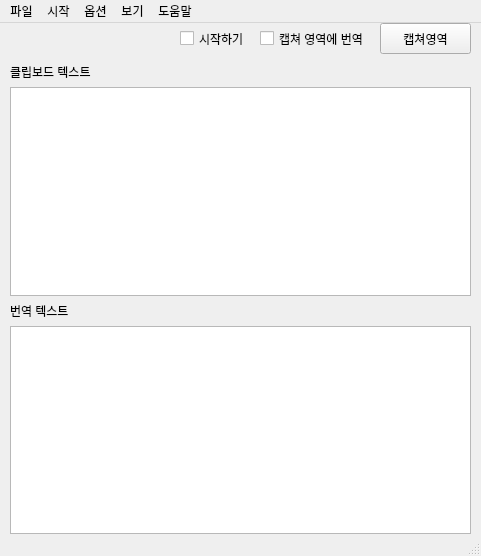
<?xml version="1.0" encoding="UTF-8"?>
<ui version="4.0">
 <class>MainWindow</class>
 <widget class="QMainWindow" name="MainWindow">
  <property name="geometry">
   <rect>
    <x>0</x>
    <y>0</y>
    <width>481</width>
    <height>556</height>
   </rect>
  </property>
  <property name="windowTitle">
   <string>화면캡쳐_ver1.0.0</string>
  </property>
  <widget class="QWidget" name="centralwidget">
   <widget class="QPushButton" name="pushButton_capture">
    <property name="geometry">
     <rect>
      <x>380</x>
      <y>0</y>
      <width>91</width>
      <height>31</height>
     </rect>
    </property>
    <property name="text">
     <string>캡쳐영역</string>
    </property>
   </widget>
   <widget class="QCheckBox" name="checkBox_capture">
    <property name="geometry">
     <rect>
      <x>260</x>
      <y>0</y>
      <width>116</width>
      <height>31</height>
     </rect>
    </property>
    <property name="text">
     <string>캡쳐 영역에 번역</string>
    </property>
   </widget>
   <widget class="QCheckBox" name="checkBox_start">
    <property name="geometry">
     <rect>
      <x>180</x>
      <y>0</y>
      <width>76</width>
      <height>31</height>
     </rect>
    </property>
    <property name="text">
     <string>시작하기</string>
    </property>
   </widget>
   <widget class="QWidget" name="layoutWidget">
    <property name="geometry">
     <rect>
      <x>10</x>
      <y>40</y>
      <width>461</width>
      <height>471</height>
     </rect>
    </property>
    <layout class="QVBoxLayout" name="verticalLayout">
     <item>
      <widget class="QLabel" name="label">
       <property name="text">
        <string>클립보드 텍스트</string>
       </property>
      </widget>
     </item>
     <item>
      <widget class="QTextEdit" name="textEdit_clip"/>
     </item>
     <item>
      <widget class="QLabel" name="label_2">
       <property name="text">
        <string>번역 텍스트</string>
       </property>
      </widget>
     </item>
     <item>
      <widget class="QTextEdit" name="textEdit_trans"/>
     </item>
    </layout>
   </widget>
  </widget>
  <widget class="QMenuBar" name="menubar">
   <property name="geometry">
    <rect>
     <x>0</x>
     <y>0</y>
     <width>481</width>
     <height>22</height>
    </rect>
   </property>
   <widget class="QMenu" name="menu_option">
    <property name="title">
     <string>옵션</string>
    </property>
    <addaction name="actioTrans"/>
   </widget>
   <widget class="QMenu" name="menu_view">
    <property name="title">
     <string>보기</string>
    </property>
   </widget>
   <widget class="QMenu" name="menu_help">
    <property name="title">
     <string>도움말</string>
    </property>
    <addaction name="actionhelp"/>
   </widget>
   <widget class="QMenu" name="menu_start">
    <property name="title">
     <string>시작</string>
    </property>
   </widget>
   <widget class="QMenu" name="menu_file">
    <property name="title">
     <string>파일</string>
    </property>
    <addaction name="actionQuit"/>
   </widget>
   <addaction name="menu_file"/>
   <addaction name="menu_start"/>
   <addaction name="menu_option"/>
   <addaction name="menu_view"/>
   <addaction name="menu_help"/>
  </widget>
  <widget class="QStatusBar" name="statusbar"/>
  <action name="actionQuit">
   <property name="text">
    <string>Quit</string>
   </property>
  </action>
  <action name="actioTrans">
   <property name="text">
    <string>투명도설정</string>
   </property>
  </action>
  <action name="actionhelp">
   <property name="text">
    <string>정보(Info)</string>
   </property>
  </action>
 </widget>
 <resources/>
 <connections/>
</ui>
